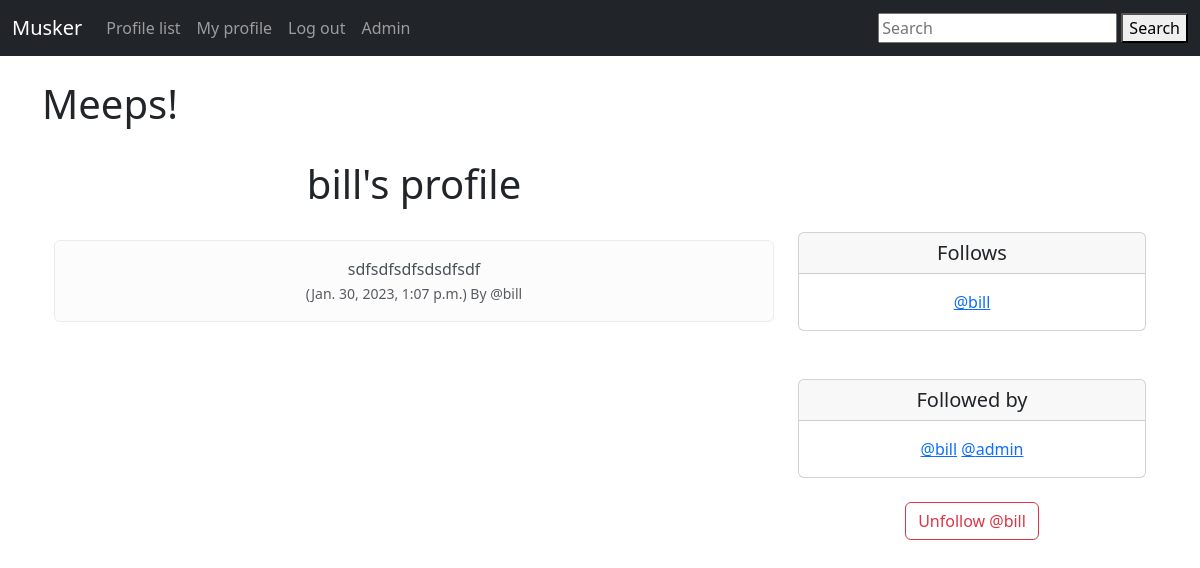
The page /profile/7 (signed in) on the database its author committed.
### musker/models.py (models this page shows, shortened)
class Profile(models.Model):
    user = models.OneToOneField(User, on_delete=models.CASCADE)
    follows = models.ManyToManyField('self', related_name='followed_by', symmetrical=False, blank=True)
    date_modified = models.DateTimeField(User, auto_now=True)
    def __str__(self):
        return self.user.username

class Meep(models.Model):
    user = models.ForeignKey(User, related_name='meeps', on_delete=models.DO_NOTHING)
    body = models.CharField(max_length=200)
    created_at = models.DateTimeField(auto_now_add=True)

### musker/views.py (the view, shortened to what this page needs)
# urls.py: path('profile/<int:pk>', views.profile, name='profile'),
def profile(request, pk):
    if request.user.is_authenticated:
        profile = Profile.objects.get(user_id=pk)
        meeps = Meep.objects.filter(user_id=pk).order_by('-created_at')
        return render(request, 'profile.html', {
            'profile': profile,
            'meeps': meeps
        })
    else:
        messages.warning(request, 'You must be logged in to view this page.')
        return redirect('home')

### musker/templates/profile.html (shortened to what this page needs)
{% extends 'base.html' %}
{% block content %}
<html lang="en">
<head>
</head>
<body>
    {% if profile %}
        <h1>Meeps!</h1>
        <br>
    <div class="container text-center">
        <div class="row">
            <div class="col-8">
                <h1>{{ profile.user.username }}'s profile</h1>
                <br>
                <div>
                    {% if meeps %}
                        {% for meep in meeps %}
                            <div class="alert alert-light" role="alert">
                              {{ meep.body }}<br/>
                              <small class="text-muted">
                                ({{ meep.created_at}}) By
                                @{{ meep.user.username }}
                              </small>
                                <br>
                            </div>
                            <br>
                        {% endfor %}
                    {% endif %}
                </div>
            </div>
            <div class="col-4">
                <br><br><br>
                <div class="card">
                  <h5 class="card-header">Follows</h5>
                  <div class="card-body">
                    <p class="card-text">
                        {% for following in profile.follows.all %}
                            <a href="{% url 'profile' following.user.id %}"> @{{ following }}</a><br>
                        {% endfor %}</p>
                  </div>
                </div>
                <br><br>
                <div class="card">
                  <h5 class="card-header">Followed by</h5>
                  <div class="card-body">
                    <p class="card-text">
                        {% for following in profile.followed_by.all %}
                            <a href="{% url 'profile' following.user.id %}"> @{{ following }}</a>
                        {% endfor %}
                    </p>
                  </div>
                </div>
                <br>
                <form method="post">
                    {% if profile in user.profile.follows.all %}
                        <button class="btn btn-outline-danger" name="follow" value="unfollow" type="submit">
                            Unfollow @{{ profile.user.username|lower }}
                        </button>
                    {% else %}
                        <button class="btn btn-outline-success" name="follow" value="follow" type="submit">
                            Follow @{{ profile.user.username|lower }}
                        </button>
                    {% endif %}
                </form>
            </div>
        </div>
    </div>
    {% endif %}
</body>
</html>
{% endblock %}

### rows shown on the page
Profile: user.username "bill"
Meep: body "sdfsdfsdfsdsdfsdf", created_at "Jan. 30, 2023, 1:07 p.m.", user.username "bill"
Profile: user.username "admin"
